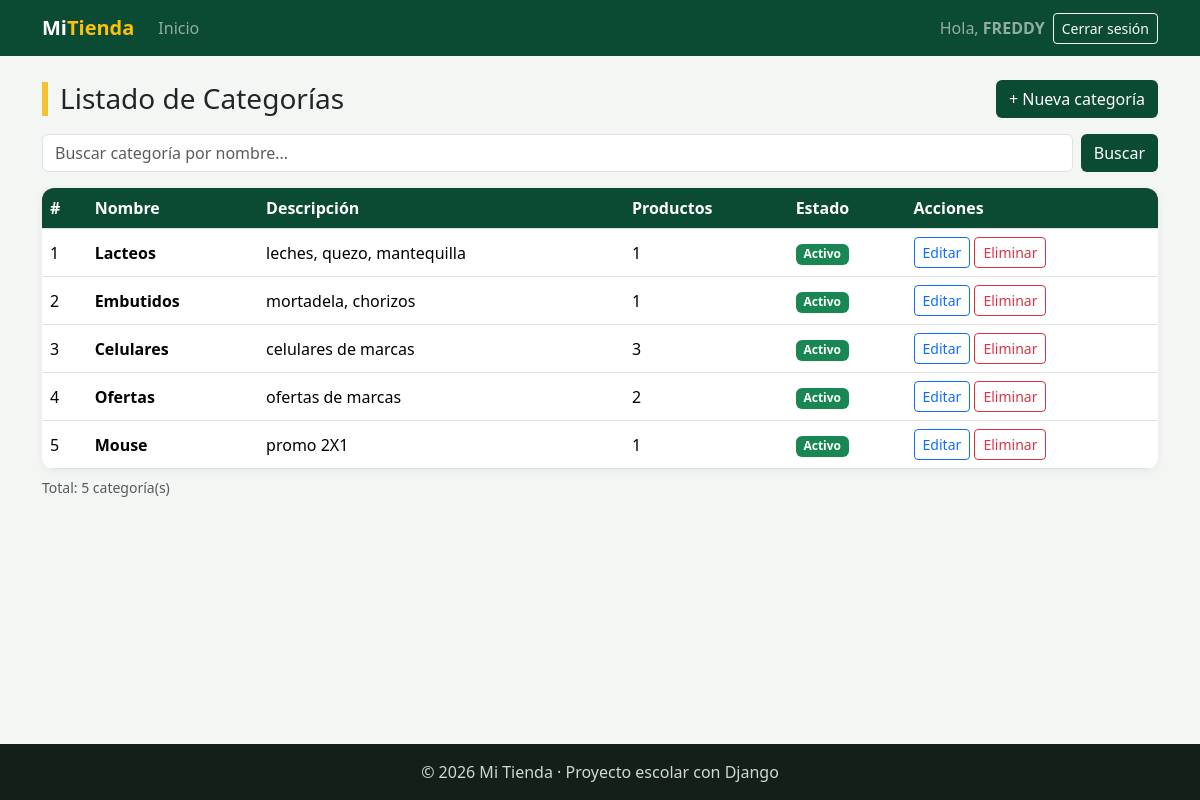
Screenshot of /facturacion/categorias/ (signed in) with the database file from the repository.
### facturacion/models.py (models this page shows, shortened)
class ModeloBase(models.Model):
    user = models.ForeignKey(                    # 1:N con User: un usuario registra muchos registros
        User,
        on_delete=models.SET_NULL,               # Si borran al usuario, el registro se queda con user vacío
        null=True,                               # SET_NULL necesita que la columna acepte NULL
        blank=True,
        editable=False,                          # No aparece en formularios: lo llena la VISTA, no la persona
        related_name="%(class)s_registrados",    # %(class)s = nombre del modelo → user.producto_registrados
        verbose_name="Registrado por",
    )
    fecha_creacion = models.DateTimeField("Fecha de creación", auto_now_add=True)   # Se llena sola al CREAR
    fecha_modificacion = models.DateTimeField("Última modificación", auto_now=True) # Se actualiza sola en CADA save()
    class Meta:
        abstract = True                          # ← LA CLAVE: modelo "molde", sin tabla propia

class Categoria(ModeloBase):               # Hereda de ModeloBase (y este de models.Model)
    nombre = models.CharField(max_length=60, unique=True)
    descripcion = models.TextField("Descripción", blank=True)
    activo = models.BooleanField(default=True)
    class Meta:
        verbose_name = "Categoría"
        verbose_name_plural = "Categorías"
        ordering = ["nombre"]

### facturacion/views.py (the view)
# urls.py: path("categorias/", views.categoria_lista, name="categoria_lista"),
@login_required
def categoria_lista(request):                              # READ · GET: lista y buscador
    q = request.GET.get("q", "").strip()                    # GET: texto buscado en ?q=...
    categorias = Categoria.objects.annotate(num_productos=Count("productos"))
    if q:
        categorias = categorias.filter(nombre__icontains=q)
    contexto = {"titulo": "Categorías", "categorias": categorias, "q": q}
    return render(request, "facturacion/categoria_lista.html", contexto)

### facturacion/templates/facturacion/categoria_lista.html (shortened to what this page needs)
{% extends "base.html" %}
{% block contenido %}
<div class="d-flex justify-content-between align-items-center mb-3 flex-wrap gap-2">
    <h1 class="h3 titulo-pagina m-0">Listado de Categorías</h1>
    <a href="{% url 'facturacion:categoria_crear' %}" class="btn btn-verde">+ Nueva categoría</a>
</div>
<form method="get" class="d-flex gap-2 mb-3">
    <input type="text" name="q" value="{{ q }}" class="form-control" placeholder="Buscar categoría por nombre...">
    <button type="submit" class="btn btn-verde">Buscar</button>
</form>
<div class="tarjeta p-0 table-responsive">
    <table class="table table-hover align-middle m-0">
        <thead><tr><th>#</th><th>Nombre</th><th>Descripción</th><th>Productos</th><th>Estado</th><th>Acciones</th></tr></thead>
        <tbody>
        {% for categoria in categorias %}
            <tr>
                <td>{{ forloop.counter }}</td>
                <td class="fw-semibold">{{ categoria.nombre }}</td>
                <td>{{ categoria.descripcion|default:"—" }}</td>
                <td>{{ categoria.num_productos }}</td>
                <td>{% if categoria.activo %}<span class="badge bg-success">Activo</span>{% else %}<span class="badge bg-secondary">Inactivo</span>{% endif %}</td>
                <td>
                    <a href="{% url 'facturacion:categoria_editar' categoria.pk %}" class="btn btn-sm btn-outline-primary">Editar</a>
                    <a href="{% url 'facturacion:categoria_eliminar' categoria.pk %}" class="btn btn-sm btn-outline-danger">Eliminar</a>
                </td>
            </tr>
        {% empty %}
            <tr><td colspan="6" class="text-center text-muted py-4">No hay categorías registradas.</td></tr>
        {% endfor %}
        </tbody>
    </table>
</div>
<p class="text-muted small mt-2">Total: {{ categorias|length }} categoría(s)</p>
{% endblock %}

### templates/base.html (shortened to what this page needs)
{% load static %}
<!DOCTYPE html>
<html lang="es">
<head>
    <link href="https://cdn.jsdelivr.net/npm/bootstrap@5.3.3/dist/css/bootstrap.min.css" rel="stylesheet">
    <link rel="stylesheet" href="{% static 'css/estilos.css' %}">
</head>
<body>
    <nav class="navbar navbar-expand-lg navbar-dark barra">
        <div class="container">
            <a class="navbar-brand fw-bold" href="{% url 'home' %}">Mi<span class="text-warning">Tienda</span></a>
            <div class="collapse navbar-collapse" id="menu">
                <ul class="navbar-nav me-auto">
                    <li class="nav-item"><a class="nav-link" href="{% url 'home' %}">Inicio</a></li>
                </ul>
                <ul class="navbar-nav align-items-lg-center gap-2">
                    {% if user.is_authenticated %}
                        <li class="nav-item navbar-text">Hola, <b>{{ user.username }}</b></li>
                        <li class="nav-item">
                            <form method="post" action="{% url 'logout' %}" class="m-0">
                                <button type="submit" class="btn btn-sm btn-outline-light">Cerrar sesión</button>
                            </form>
                        </li>
                    {% else %}
                        <li class="nav-item"><a class="nav-link" href="{% url 'login' %}">Ingresar</a></li>
                        <li class="nav-item"><a class="btn btn-sm btn-warning" href="{% url 'registro' %}">Crear cuenta</a></li>
                    {% endif %}
                </ul>
            </div>
        </div>
    </nav>
    <main class="container py-4">
        {% block contenido %}{% endblock %}
    </main>
    <footer class="pie text-center py-3">© 2026 Mi Tienda · Proyecto escolar con Django</footer>
</body>
</html>

### static/css/estilos.css (style rules this page uses)
:root { --verde: #0c4b33; --verde-claro: #2f9e6e; --amarillo: #f2c230; }
body { background-color: #f3f6f2; min-height: 100vh; display: flex; flex-direction: column; }
main { flex: 1; }
.barra { background-color: var(--verde); }
.titulo-pagina { border-left: 6px solid var(--amarillo); padding-left: 12px; }
.tarjeta { background: white; border-radius: 12px; padding: 24px; box-shadow: 0 2px 10px rgba(0,0,0,.06); }
.table thead th { background-color: var(--verde); color: white; }
.btn-verde { background-color: var(--verde); color: white; }
.pie { background-color: #13201a; color: #cfd8d3; }

### rows the page displays
Categoria: nombre "Lacteos", descripcion "leches, quezo, mantequilla", num_productos "1", activo "Activo"
Categoria: nombre "Embutidos", descripcion "mortadela, chorizos", num_productos "1", activo "Activo"
Categoria: nombre "Celulares", descripcion "celulares de marcas", num_productos "3", activo "Activo"
Categoria: nombre "Ofertas", descripcion "ofertas de marcas", num_productos "2", activo "Activo"
Categoria: nombre "Mouse", descripcion "promo 2X1", num_productos "1", activo "Activo"

### other values shown
{{ user.username }} "FREDDY"
{{ categorias|length }} "5"
